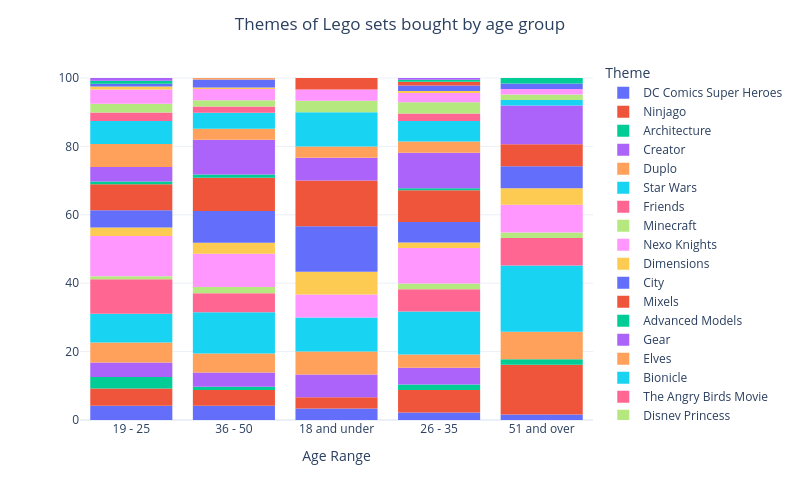

Here is the notebook cell this chart was saved with:
### Code cell
## 10. Data Visualization - What themes are each age group buying?

fig = px.histogram(DF,
                   x='age range',
                   barnorm = "percent",
                   color='theme')

fig.update_layout(title='Themes of Lego sets bought by age group',
                  title_x=0.5,
                  template="plotly_white",
                  xaxis_title="Age Range",
                  yaxis_title="",
                  legend_title='Theme',
                  autosize=False,
                  width=800,
                  height=500)


fig.show()

### Figure 1 — Plotly figure (JSON) as saved in the notebook; plotly's stock layout.template omitted (floating-point values rounded to 4 significant figures)
{"data": [{"bingroup": "x", "hovertemplate": "theme=DC Comics Super Heroes<br>age range=%{x}<br>count (normalized as percent)=%{y}<extra></extra>", "legendgroup": "DC Comics Super Heroes", "marker": {"color": "#636efa", "pattern": {"shape": ""}}, "name": "DC Comics Super Heroes", "orientation": "v", "showlegend": true, "type": "histogram", "x": ["19 - 25", null, "19 - 25", null, "36 - 50", "19 - 25", "18 and under", "26 - 35", "19 - 25", "19 - 25", "36 - 50", "36 - 50", "26 - 35", "51 and over", "36 - 50", "36 - 50", "26 - 35", "36 - 50", "26 - 35", "36 - 50", "36 - 50", "36 - 50"], "xaxis": "x", "yaxis": "y"}, {"bingroup": "x", "hovertemplate": "theme=Ninjago<br>age range=%{x}<br>count (normalized as percent)=%{y}<extra></extra>", "legendgroup": "Ninjago", "marker": {"color": "#EF553B", "pattern": {"shape": ""}}, "name": "Ninjago", "orientation": "v", "showlegend": true, "type": "histogram", "x": ["26 - 35", "36 - 50", "36 - 50", "36 - 50", "51 and over", "51 and over", "36 - 50", "51 and over", "26 - 35", "19 - 25", "26 - 35", "19 - 25", "19 - 25", "18 and under", "36 - 50", "26 - 35", "36 - 50", "26 - 35", "51 and over", "51 and over", "19 - 25", "36 - 50", "26 - 35", "26 - 35", "26 - 35", "51 and over", "19 - 25", "26 - 35", "26 - 35", "51 and over", "51 and over", "51 and over", "26 - 35", "36 - 50", "36 - 50", "36 - 50", "26 - 35", "19 - 25"], "xaxis": "x", "yaxis": "y"}, {"bingroup": "x", "hovertemplate": "theme=Architecture<br>age range=%{x}<br>count (normalized as percent)=%{y}<extra></extra>", "legendgroup": "Architecture", "marker": {"color": "#00cc96", "pattern": {"shape": ""}}, "name": "Architecture", "orientation": "v", "showlegend": true, "type": "histogram", "x": ["26 - 35", "36 - 50", "36 - 50", "19 - 25", "19 - 25", "19 - 25", "26 - 35", "26 - 35", "51 and over", "19 - 25"], "xaxis": "x", "yaxis": "y"}, {"bingroup": "x", "hovertemplate": "theme=Creator<br>age range=%{x}<br>count (normalized as percent)=%{y}<extra></extra>", "legendgroup": "Creator", "marker": {"color": "#ab63fa", "pattern": {"shape": ""}}, "name": "Creator", "orientation": "v", "showlegend": true, "type": "histogram", "x": ["36 - 50", "36 - 50", "18 and under", "19 - 25", "18 and under", "19 - 25", "36 - 50", "26 - 35", "26 - 35", "26 - 35", "36 - 50", "26 - 35", "36 - 50", "36 - 50", "26 - 35", "26 - 35", "36 - 50", "26 - 35", "26 - 35", "26 - 35", "19 - 25", "36 - 50", "36 - 50", "19 - 25", "19 - 25"], "xaxis": "x", "yaxis": "y"}, {"bingroup": "x", "hovertemplate": "theme=Duplo<br>age range=%{x}<br>count (normalized as percent)=%{y}<extra></extra>", "legendgroup": "Duplo", "marker": {"color": "#FFA15A", "pattern": {"shape": ""}}, "name": "Duplo", "orientation": "v", "showlegend": true, "type": "histogram", "x": ["36 - 50", null, null, "36 - 50", "26 - 35", "36 - 50", "51 and over", "19 - 25", "36 - 50", "19 - 25", "26 - 35", "19 - 25", "36 - 50", "36 - 50", "36 - 50", "19 - 25", "19 - 25", "36 - 50", "26 - 35", "19 - 25", "51 and over", "36 - 50", "26 - 35", "51 and over", "36 - 50", "18 and under", "26 - 35", "51 and over", "26 - 35", "19 - 25", "36 - 50", "26 - 35", "51 and over", "18 and under", "36 - 50"], "xaxis": "x", "yaxis": "y"}, {"bingroup": "x", "hovertemplate": "theme=Star Wars<br>age range=%{x}<br>count (normalized as percent)=%{y}<extra></extra>", "legendgroup": "Star Wars", "marker": {"color": "#19d3f3", "pattern": {"shape": ""}}, "name": "Star Wars", "orientation": "v", "showlegend": true, "type": "histogram", "x": [null, "36 - 50", "26 - 35", "26 - 35", "51 and over", "19 - 25", "19 - 25", "36 - 50", "26 - 35", "51 and over", "36 - 50", "36 - 50", "36 - 50", "19 - 25", "26 - 35", "26 - 35", "36 - 50", "26 - 35", "26 - 35", "26 - 35", "36 - 50", "36 - 50", "51 and over", "51 and over", "19 - 25", "26 - 35", "26 - 35", "26 - 35", "26 - 35", "19 - 25", "36 - 50", "36 - 50", "36 - 50", "36 - 50", "18 and under", "26 - 35", "19 - 25", "19 - 25", "36 - 50", "36 - 50", "36 - 50", "51 and over", "36 - 50", "26 - 35", "51 and over", "51 and over", "19 - 25", "51 and over", "36 - 50", "36 - 50", "36 - 50", "18 and under", "51 and over", "36 - 50", "36 - 50", "19 - 25", "36 - 50", "36 - 50", "36 - 50", "26 - 35", "26 - 35", "36 - 50", "51 and over", "51 and over", "26 - 35", "26 - 35", "36 - 50", "19 - 25", "26 - 35", "26 - 35", "51 and over", "26 - 35", "26 - 35", "26 - 35", "18 and under"], "xaxis": "x", "yaxis": "y"}, {"bingroup": "x", "hovertemplate": "theme=Friends<br>age range=%{x}<br>count (normalized as percent)=%{y}<extra></extra>", "legendgroup": "Friends", "marker": {"color": "#FF6692", "pattern": {"shape": ""}}, "name": "Friends", "orientation": "v", "showlegend": true, "type": "histogram", "x": ["36 - 50", "26 - 35", "51 and over", "36 - 50", "19 - 25", "26 - 35", "19 - 25", "19 - 25", "19 - 25", "19 - 25", "19 - 25", "36 - 50", "26 - 35", "36 - 50", "51 and over", "26 - 35", null, "36 - 50", "36 - 50", "26 - 35", "19 - 25", "19 - 25", "36 - 50", "51 and over", "36 - 50", "19 - 25", "26 - 35", "19 - 25", "36 - 50", "26 - 35", "19 - 25", "36 - 50", "26 - 35", "26 - 35", "19 - 25", "36 - 50", "51 and over", "51 and over", "26 - 35", "26 - 35", "26 - 35", "36 - 50"], "xaxis": "x", "yaxis": "y"}, {"bingroup": "x", "hovertemplate": "theme=Minecraft<br>age range=%{x}<br>count (normalized as percent)=%{y}<extra></extra>", "legendgroup": "Minecraft", "marker": {"color": "#B6E880", "pattern": {"shape": ""}}, "name": "Minecraft", "orientation": "v", "showlegend": true, "type": "histogram", "x": ["36 - 50", "19 - 25", "51 and over", "26 - 35", "36 - 50", "26 - 35", "36 - 50", "36 - 50", "26 - 35"], "xaxis": "x", "yaxis": "y"}, {"bingroup": "x", "hovertemplate": "theme=Nexo Knights<br>age range=%{x}<br>count (normalized as percent)=%{y}<extra></extra>", "legendgroup": "Nexo Knights", "marker": {"color": "#FF97FF", "pattern": {"shape": ""}}, "name": "Nexo Knights", "orientation": "v", "showlegend": true, "type": "histogram", "x": ["19 - 25", "36 - 50", "18 and under", "26 - 35", "19 - 25", "19 - 25", "36 - 50", "19 - 25", "19 - 25", "36 - 50", "51 and over", "26 - 35", "19 - 25", "26 - 35", "36 - 50", "26 - 35", "19 - 25", "36 - 50", "19 - 25", null, "36 - 50", "36 - 50", "36 - 50", "26 - 35", "51 and over", "26 - 35", "19 - 25", "36 - 50", "36 - 50", "36 - 50", "36 - 50", "36 - 50", "26 - 35", "26 - 35", "19 - 25", "36 - 50", "26 - 35", "26 - 35", "26 - 35", "36 - 50", "26 - 35", "36 - 50", "36 - 50", "36 - 50", "36 - 50", "26 - 35", "26 - 35", "36 - 50", "51 and over", "19 - 25", "36 - 50", "19 - 25", "19 - 25", "26 - 35", "51 and over", "26 - 35", "26 - 35", "51 and over", "19 - 25", "26 - 35", null, null, "26 - 35", "18 and under"], "xaxis": "x", "yaxis": "y"}, {"bingroup": "x", "hovertemplate": "theme=Dimensions<br>age range=%{x}<br>count (normalized as percent)=%{y}<extra></extra>", "legendgroup": "Dimensions", "marker": {"color": "#FECB52", "pattern": {"shape": ""}}, "name": "Dimensions", "orientation": "v", "showlegend": true, "type": "histogram", "x": ["36 - 50", "26 - 35", "51 and over", "36 - 50", "19 - 25", "18 and under", "36 - 50", "36 - 50", "36 - 50", "19 - 25", "26 - 35", "36 - 50", "18 and under", "51 and over", "19 - 25", "36 - 50", "51 and over", "26 - 35"], "xaxis": "x", "yaxis": "y"}, {"bingroup": "x", "hovertemplate": "theme=City<br>age range=%{x}<br>count (normalized as percent)=%{y}<extra></extra>", "legendgroup": "City", "marker": {"color": "#636efa", "pattern": {"shape": ""}}, "name": "City", "orientation": "v", "showlegend": true, "type": "histogram", "x": ["36 - 50", "36 - 50", "36 - 50", "51 and over", "36 - 50", "36 - 50", "36 - 50", "19 - 25", "26 - 35", "51 and over", "26 - 35", "36 - 50", "26 - 35", "18 and under", "26 - 35", "26 - 35", "36 - 50", "36 - 50", "36 - 50", "18 and under", "18 and under", "19 - 25", "36 - 50", "36 - 50", "36 - 50", "51 and over", "26 - 35", "36 - 50", "19 - 25", "36 - 50", "19 - 25", "18 and under", "26 - 35", "26 - 35", "26 - 35", "36 - 50", "36 - 50", "51 and over", "36 - 50", "36 - 50", "19 - 25", "26 - 35", "26 - 35", "19 - 25", "36 - 50"], "xaxis": "x", "yaxis": "y"}, {"bingroup": "x", "hovertemplate": "theme=Mixels<br>age range=%{x}<br>count (normalized as percent)=%{y}<extra></extra>", "legendgroup": "Mixels", "marker": {"color": "#EF553B", "pattern": {"shape": ""}}, "name": "Mixels", "orientation": "v", "showlegend": true, "type": "histogram", "x": ["36 - 50", "36 - 50", "36 - 50", "36 - 50", "19 - 25", "26 - 35", "18 and under", "18 and under", "18 and under", "26 - 35", "36 - 50", "36 - 50", "36 - 50", "26 - 35", "19 - 25", "26 - 35", "26 - 35", "36 - 50", "36 - 50", "26 - 35", "36 - 50", "26 - 35", "19 - 25", "19 - 25", "19 - 25", "51 and over", "19 - 25", "36 - 50", "36 - 50", "26 - 35", "26 - 35", "26 - 35", "36 - 50", "19 - 25", "51 and over", "36 - 50", "36 - 50", "36 - 50", "36 - 50", "36 - 50", "51 and over", "26 - 35", "26 - 35", "36 - 50", "36 - 50", "51 and over", "36 - 50", "26 - 35", "26 - 35", "19 - 25", "26 - 35", "26 - 35", "19 - 25", "18 and under", "26 - 35"], "xaxis": "x", "yaxis": "y"}, {"bingroup": "x", "hovertemplate": "theme=Advanced Models<br>age range=%{x}<br>count (normalized as percent)=%{y}<extra></extra>", "legendgroup": "Advanced Models", "marker": {"color": "#00cc96", "pattern": {"shape": ""}}, "name": "Advanced Models", "orientation": "v", "showlegend": true, "type": "histogram", "x": ["36 - 50", "19 - 25", "36 - 50", "26 - 35"], "xaxis": "x", "yaxis": "y"}, {"bingroup": "x", "hovertemplate": "theme=Gear<br>age range=%{x}<br>count (normalized as percent)=%{y}<extra></extra>", "legendgroup": "Gear", "marker": {"color": "#ab63fa", "pattern": {"shape": ""}}, "name": "Gear", "orientation": "v", "showlegend": true, "type": "histogram", "x": ["36 - 50", "36 - 50", "36 - 50", "36 - 50", "26 - 35", "19 - 25", "26 - 35", "26 - 35", "26 - 35", "36 - 50", "36 - 50", "51 and over", "51 and over", "51 and over", "51 and over", "19 - 25", "26 - 35", "26 - 35", "26 - 35", "26 - 35", "26 - 35", "26 - 35", "36 - 50", "36 - 50", "36 - 50", "36 - 50", "36 - 50", "51 and over", "36 - 50", "36 - 50", "19 - 25", "36 - 50", "36 - 50", "26 - 35", "26 - 35", "36 - 50", "36 - 50", "19 - 25", "26 - 35", "36 - 50", "36 - 50", "36 - 50", "18 and under", "26 - 35", "19 - 25", "36 - 50", "26 - 35", "51 and over", "51 and over", "26 - 35", "36 - 50", "26 - 35", "26 - 35", "18 and under", "26 - 35"], "xaxis": "x", "yaxis": "y"}, {"bingroup": "x", "hovertemplate": "theme=Elves<br>age range=%{x}<br>count (normalized as percent)=%{y}<extra></extra>", "legendgroup": "Elves", "marker": {"color": "#FFA15A", "pattern": {"shape": ""}}, "name": "Elves", "orientation": "v", "showlegend": true, "type": "histogram", "x": ["26 - 35", "19 - 25", "36 - 50", "19 - 25", "36 - 50", "26 - 35", "18 and under", "19 - 25", "19 - 25", "19 - 25", "36 - 50", "19 - 25", "19 - 25", "36 - 50", "36 - 50", "19 - 25", "26 - 35", "26 - 35", "36 - 50", "26 - 35", "36 - 50", "26 - 35"], "xaxis": "x", "yaxis": "y"}, {"bingroup": "x", "hovertemplate": "theme=Bionicle<br>age range=%{x}<br>count (normalized as percent)=%{y}<extra></extra>", "legendgroup": "Bionicle", "marker": {"color": "#19d3f3", "pattern": {"shape": ""}}, "name": "Bionicle", "orientation": "v", "showlegend": true, "type": "histogram", "x": ["36 - 50", "19 - 25", "36 - 50", null, "26 - 35", "26 - 35", "26 - 35", "26 - 35", "36 - 50", "36 - 50", "36 - 50", "19 - 25", "19 - 25", "18 and under", "36 - 50", "19 - 25", "26 - 35", "51 and over", "26 - 35", "36 - 50", "19 - 25", "18 and under", "26 - 35", "26 - 35", "18 and under", "36 - 50", "19 - 25", "19 - 25", "26 - 35", "36 - 50", "36 - 50", "26 - 35", "26 - 35", "19 - 25"], "xaxis": "x", "yaxis": "y"}, {"bingroup": "x", "hovertemplate": "theme=The Angry Birds Movie<br>age range=%{x}<br>count (normalized as percent)=%{y}<extra></extra>", "legendgroup": "The Angry Birds Movie", "marker": {"color": "#FF6692", "pattern": {"shape": ""}}, "name": "The Angry Birds Movie", "orientation": "v", "showlegend": true, "type": "histogram", "x": ["26 - 35", "19 - 25", "26 - 35", "19 - 25", "36 - 50", "19 - 25", "26 - 35", "36 - 50", "26 - 35", "36 - 50", "36 - 50"], "xaxis": "x", "yaxis": "y"}, {"bingroup": "x", "hovertemplate": "theme=Disney Princess<br>age range=%{x}<br>count (normalized as percent)=%{y}<extra></extra>", "legendgroup": "Disney Princess", "marker": {"color": "#B6E880", "pattern": {"shape": ""}}, "name": "Disney Princess", "orientation": "v", "showlegend": true, "type": "histogram", "x": ["19 - 25", "18 and under", "26 - 35", "51 and over", "36 - 50", "26 - 35", "26 - 35", "26 - 35", "36 - 50", "36 - 50", "26 - 35", "36 - 50", "19 - 25", "19 - 25", "26 - 35"], "xaxis": "x", "yaxis": "y"}, {"bingroup": "x", "hovertemplate": "theme=Marvel Super Heroes<br>age range=%{x}<br>count (normalized as percent)=%{y}<extra></extra>", "legendgroup": "Marvel Super Heroes", "marker": {"color": "#FF97FF", "pattern": {"shape": ""}}, "name": "Marvel Super Heroes", "orientation": "v", "showlegend": true, "type": "histogram", "x": ["19 - 25", "26 - 35", "36 - 50", "36 - 50", "19 - 25", "51 and over", "26 - 35", "19 - 25", "36 - 50", "26 - 35", "36 - 50", "36 - 50", "36 - 50", "36 - 50", "19 - 25", "18 and under", "26 - 35", "26 - 35", "19 - 25"], "xaxis": "x", "yaxis": "y"}, {"bingroup": "x", "hovertemplate": "theme=Ghostbusters<br>age range=%{x}<br>count (normalized as percent)=%{y}<extra></extra>", "legendgroup": "Ghostbusters", "marker": {"color": "#FECB52", "pattern": {"shape": ""}}, "name": "Ghostbusters", "orientation": "v", "showlegend": true, "type": "histogram", "x": ["19 - 25", "26 - 35", "36 - 50"], "xaxis": "x", "yaxis": "y"}, {"bingroup": "x", "hovertemplate": "theme=Technic<br>age range=%{x}<br>count (normalized as percent)=%{y}<extra></extra>", "legendgroup": "Technic", "marker": {"color": "#636efa", "pattern": {"shape": ""}}, "name": "Technic", "orientation": "v", "showlegend": true, "type": "histogram", "x": ["36 - 50", "26 - 35", "36 - 50", "26 - 35", "36 - 50", "26 - 35", "19 - 25", "36 - 50", "36 - 50", "51 and over"], "xaxis": "x", "yaxis": "y"}, {"bingroup": "x", "hovertemplate": "theme=Seasonal<br>age range=%{x}<br>count (normalized as percent)=%{y}<extra></extra>", "legendgroup": "Seasonal", "marker": {"color": "#EF553B", "pattern": {"shape": ""}}, "name": "Seasonal", "orientation": "v", "showlegend": true, "type": "histogram", "x": ["26 - 35", "18 and under", "26 - 35"], "xaxis": "x", "yaxis": "y"}, {"bingroup": "x", "hovertemplate": "theme=Collectable Minifigures<br>age range=%{x}<br>count (normalized as percent)=%{y}<extra></extra>", "legendgroup": "Collectable Minifigures", "marker": {"color": "#00cc96", "pattern": {"shape": ""}}, "name": "Collectable Minifigures", "orientation": "v", "showlegend": true, "type": "histogram", "x": ["26 - 35", "19 - 25", "51 and over"], "xaxis": "x", "yaxis": "y"}, {"bingroup": "x", "hovertemplate": "theme=Ideas<br>age range=%{x}<br>count (normalized as percent)=%{y}<extra></extra>", "legendgroup": "Ideas", "marker": {"color": "#ab63fa", "pattern": {"shape": ""}}, "name": "Ideas", "orientation": "v", "showlegend": true, "type": "histogram", "x": ["26 - 35", "19 - 25"], "xaxis": "x", "yaxis": "y"}, {"bingroup": "x", "hovertemplate": "theme=Classic<br>age range=%{x}<br>count (normalized as percent)=%{y}<extra></extra>", "legendgroup": "Classic", "marker": {"color": "#FFA15A", "pattern": {"shape": ""}}, "name": "Classic", "orientation": "v", "showlegend": true, "type": "histogram", "x": ["36 - 50"], "xaxis": "x", "yaxis": "y"}], "layout": {"autosize": false, "barmode": "relative", "barnorm": "percent", "height": 500, "legend": {"title": {"text": "Theme"}, "tracegroupgap": 0}, "margin": {"t": 60}, "title": {"text": "Themes of Lego sets bought by age group", "x": 0.5}, "width": 800, "xaxis": {"anchor": "y", "domain": [0, 1], "title": {"text": "Age Range"}}, "yaxis": {"anchor": "x", "domain": [0, 1], "title": {"text": ""}}}}
